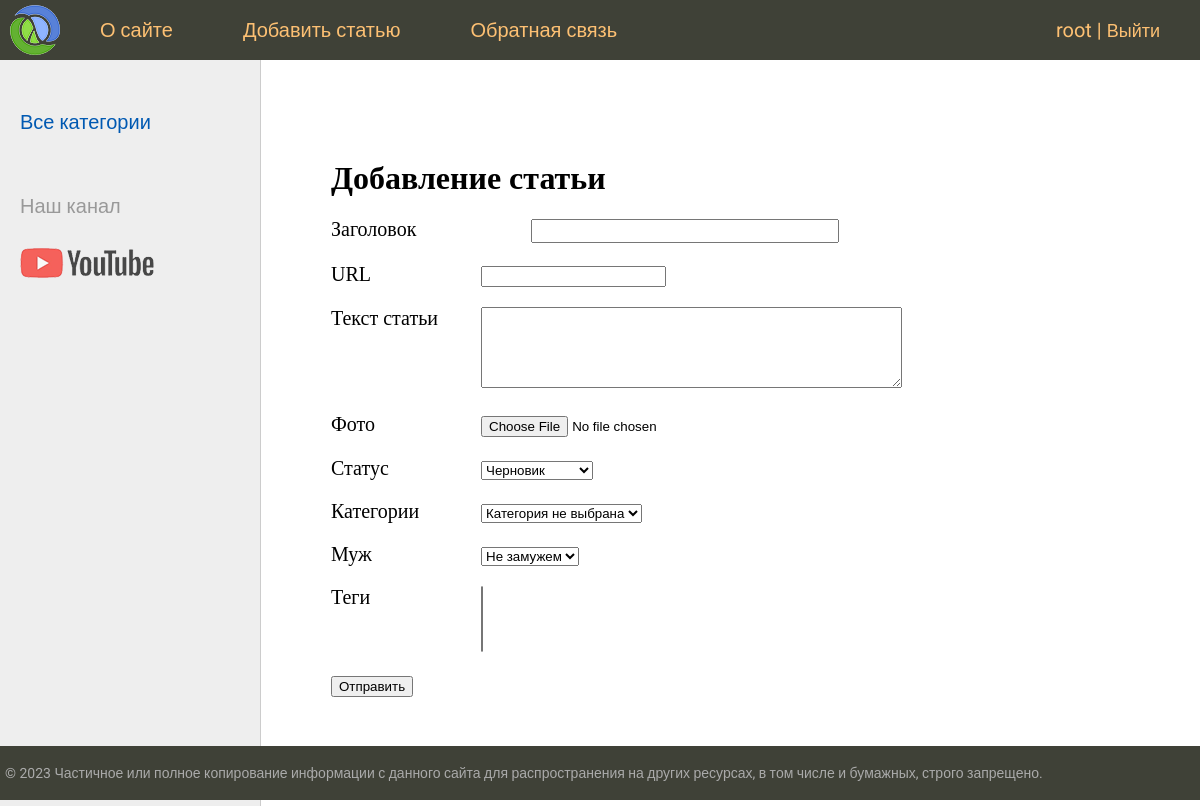
Page /addpage/ (signed in) on the earlier database version.
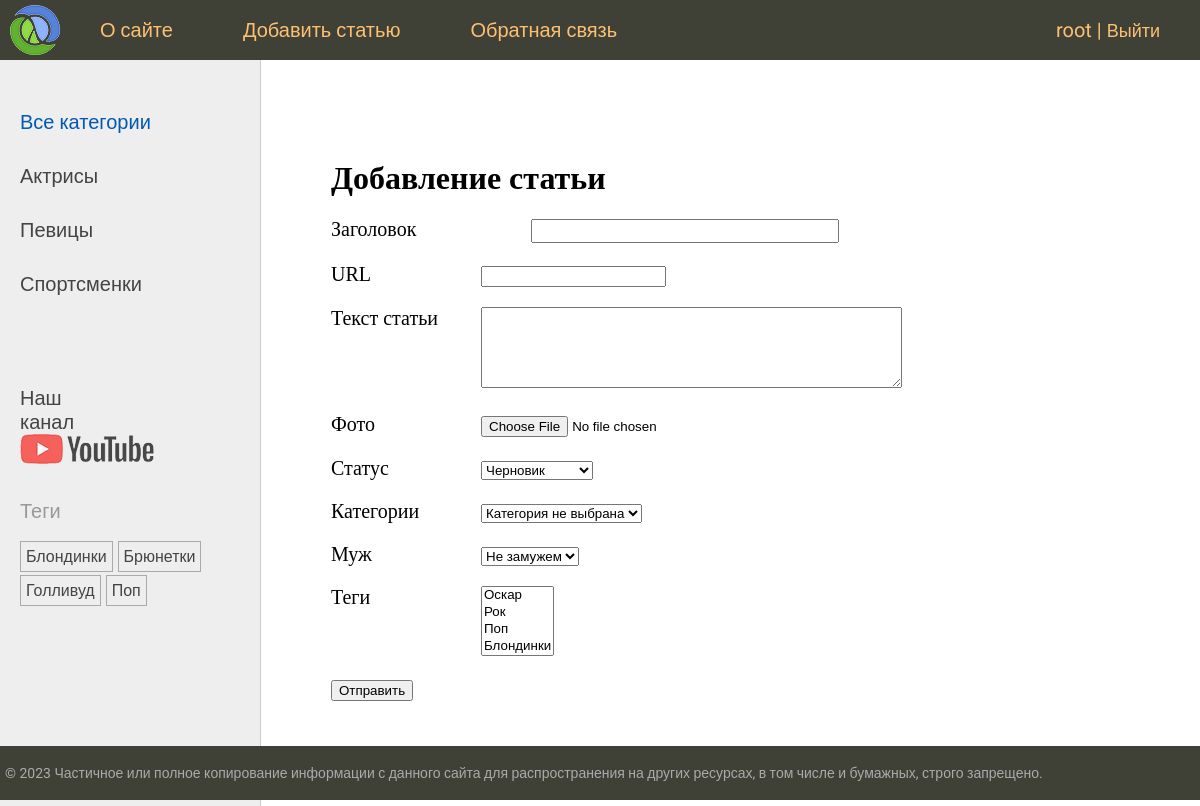
Same page on the later database version.
### women/models.py (models this page shows)
class Category(models.Model):
    name = models.CharField(
        max_length=100,
        db_index=True,
        verbose_name='Категория'
    )
    slug = models.SlugField(
        max_length=255,
        unique=True,
        db_index=True,
        verbose_name='Slug'
    )
    class Meta:
        verbose_name = 'Категория'
        verbose_name_plural = 'Категории'
    def __str__(self):
        return self.name
    def get_absolute_url(self):
        return reverse("category", kwargs={"cat_slug": self.slug})

class TagPost(models.Model):
    tag = models.CharField(
        max_length=100,
        db_index=True
    )
    slug = models.SlugField(
        max_length=255,
        unique=True,
        db_index=True
    )
    def __str__(self):
        return self.tag
    def get_absolute_url(self):
        return reverse('tag', kwargs={'tag_slug': self.slug})
    class Meta:
        verbose_name = "Тег"
        verbose_name_plural = "Теги"

### women/views.py (the view, shortened to what this page needs)
# urls.py: path('addpage/', views.AddPage.as_view(), name="add_page"),
class AddPage(PermissionRequiredMixin, LoginRequiredMixin, DataMixin, CreateView):
    form_class = AddPostForm
    template_name = "women/addpage.html"
    title_page = "Добавление статьи"
    permission_required = "women.add_women"

### women/forms.py (shortened to what this page needs)
class AddPostForm(forms.ModelForm):
    cat = forms.ModelChoiceField(
        queryset=Category.objects.all(),
        label='Категории',
        empty_label='Категория не выбрана',
    )
    husband = forms.ModelChoiceField(
        queryset=Husband.objects.all(),
        required=False,
        label='Муж',
        empty_label='Не замужем',
    )
    class Meta:
        model = Women
        fields = ("title", "slug", "content", "photos", "is_published", "cat", "husband", "tags")
        widgets = {
            "title": forms.TextInput(attrs={"class": "form-input"}),
            "content": forms.Textarea(attrs={"cols": 50, "rows": 5})
        }
        labels = {
            "slug": "URL"
        }

### users/context_processors.py (called while the page is built)
def get_women_context(request):
    return {"main_menu": menu}

### women/templatetags/women_tags.py (called while the page is built)
@register.inclusion_tag('women/list_categories.html')
def show_categories(cat_selected=0):
    cats = Category.objects.annotate(total=Count('posts')).filter(total__gt=0)
    return {'cats': cats, "cat_selected": cat_selected}

@register.inclusion_tag('women/list_tags.html')
def show_all_tags(cat_selected=0):
    tags = TagPost.objects.annotate(total=Count('tags')).filter(total__gt=0)
    return {'tags': tags}

### women/templates/women/addpage.html (shortened to what this page needs)
{% extends "base.html" %} {% block content %}
<h1>{{ title }}</h1>
<form action="" method="post" enctype="multipart/form-data">
  {% for f in form %}
  <p>
    <label class="form-label" for="{{ f.id_for_label }}">
      {{ f.label }} </label
    >{{ f }}
  </p>
  {% endfor %}
  <input type="submit" value="Отправить" />
</form>
{% endblock content %}

### templates/base.html (shortened to what this page needs)
{% load static %} {% load women_tags %}
<!DOCTYPE html>
<html>
  <head>
    <link
      type="text/css"
      href="{% static 'women/css/styles.css' %}"
      rel="stylesheet"
    />
  </head>
  <body>
    <table class="table-page" border="0" cellpadding="0" cellspacing="0">
      <tr>
        <td valign="top">
          {% block mainmenu %}
          <div class="header">
            <ul id="mainmenu" class="mainmenu">
              <li class="logo">
                <a href="{% url 'home' %}"><div class="logo"></div></a>
              </li>
              {% for m in main_menu %}
              <li>
                <a href="{% url m.urlpath %}">{{m.title}}</a>
              </li>
              {% endfor %} {% if user.is_authenticated %}
              <li class="last">
                <a href="{% url 'users:profile' %}">{{ user.username }}</a> |
                <form
                  action="{% url 'users:logout' %}"
                  method="post"
                  style="display: inline"
                >
                  <button
                    style="
                      background: none;
                      font-size: 18px;
                      border: none;
                      padding: 0;
                      color: #fdc073;
                      cursor: pointer;
                    "
                  >
                    Выйти
                  </button>
                </form>
              </li>
              {% else %}
              <li class="last">
                <a href="{% url 'users:login' %}">Войти</a> |
                <a href="{% url 'users:register' %}">Регистрация</a>
              </li>
              {% endif %}
            </ul>
          </div>
          {% endblock mainmenu %}
          <table
            class="table-content"
            border="0"
            cellpadding="0"
            cellspacing="0"
          >
            <tr>
              <td valign="top" class="left-chapters">
                <ul id="leftchapters">
                  {% if cat_selected == 0 %}
                  <li class="selected">Все категории</li>
                  {% else %}
                  <li><a href="{% url 'home' %}">Все категории</a></li>
                  {% endif %} {% show_categories cat_selected%}
                  <li class="share">
                    <p>Наш канал</p>
                    <a
                      class="share-yt"
                      href="https://www.youtube.com/channel/UClJzWfGWuGJL2t-3dYKcHTA/playlists"
                      target="_blank"
                      rel="nofollow"
                    ></a>
                  </li>
                  <li>{% show_all_tags %}</li>
                </ul>
              </td>
              <td valign="top" class="content">
                <div class="content-text">
                  {% block content %} {% endblock %}
                </div>
              </td>
            </tr>
          </table>
        </td>
      </tr>
      <tr>
        <td valign="top">
          <div id="footer">
            <p>
              &copy; 2023 Частичное или полное копирование информации с данного
              сайта для распространения на других ресурсах, в том числе и
              бумажных, строго запрещено.
            </p>
          </div>
        </td>
      </tr>
    </table>
  </body>
</html>

### women/templates/women/list_categories.html
{% for cat in cats   %}
{% if cat.id == cat_selected %}
<li class="selected">{{ cat.name }}</li>
{% else %}
<li><a href="{{ cat.get_absolute_url }}">{{  cat.name }}</li>
{% endif %}
{% endfor %}

### women/templates/women/list_tags.html (shortened to what this page needs)
{% if tags %}
    <p>Теги</p>
    <ul class="tags-list">
        {% for t in tags %}
        <li><a href="{{ t.get_absolute_url }}">{{ t.tag }}</a></li>
        {% endfor %}
    </ul>
{% endif %}

Differences in the rows shown:
added Category: name "Актрисы"
added Category: name "Певицы"
added Category: name "Спортсменки"
added TagPost: tag "Блондинки"
added TagPost: tag "Брюнетки"
added TagPost: tag "Голливуд"
added TagPost: tag "Поп"
Other differences:
form field tags: (not shown) → "Оскар / Рок / Поп / Блондинки"
text now shown: "Теги"
